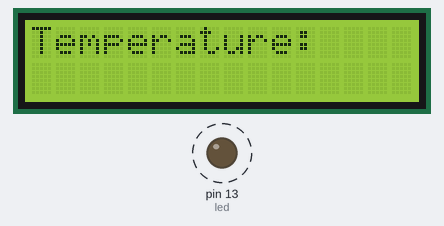
Simulated run of this sketch. Board: Arduino Uno, built with avr-gcc and run on an emulated ATmega328P. On the bench: 16×2 character LCD, output pins drawn as LEDs (lit = HIGH). Dashed ring = blinking.

Above: at 0.1 s.
Timing chart, 0 to 130.0 s (numbered marks = the images above):
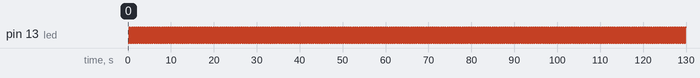

The sketch:

Joita_Mitra_Firmware_Task.ino
```cpp
/* Here in this sketch we will be interfacing Temperature Sensor LM35 and we need to blink onboard led
If the temperature falls below 30 degree C it blink rapidly or after every 250 ms
If the temperature rises above 30 degree C it blink slightly slower or after every 500 ms

millis(), micros(), delay() are not used*/


#include <LiquidCrystal.h>
#include<millisDelay.h>

#define temp A0
int led = 13;
bool ledOn = false;
float pre_temp = 0; //This variable tests if the temperature is changing or not

// initialize the library with the numbers of the interface pins
LiquidCrystal lcd(12, 11, 5, 4, 3, 2);


millisDelay ledDelay; //Defining Class with a name-tag "ledDelay" to produce repeated Delay


//Creating a Function for producing delay

void produce_delay(unsigned int delay_time){

  ledDelay.start(delay_time);
  //infinite loop

  while(1){

    if(ledDelay.justFinished()){

      ledDelay.repeat();
      ledOn = !ledOn;
      if(ledOn){
        digitalWrite(led,HIGH);
      }
      else{
        digitalWrite(led,LOW);
      }

    }
  }
}


void setup()
{
  // set up the LCD's number of columns and rows:
  lcd.begin(16, 2);
  pinMode(led, OUTPUT);
  pinMode(temp, INPUT);
  Serial.begin(9600);
  lcd.clear();
  lcd.print("Temperature: ");
}

void loop() {

  float temperature = 0;
  temperature = ((analogRead(temp) * (5.0/1023)) - .4995)*100; //where .4995V or approx .5V is the offset voltage

  if(pre_temp != temperature)
  {
    lcd.setCursor(0,1);
    lcd.print("                ");
  }

  if(temperature<30){
    produce_delay(250);
    //producing delay without delay(),millis(),micros()
  }

  else if(temperature>=30){
    produce_delay(500);
    //producing delay without delay(),millis(),micros()
  }

  lcd.setCursor(0,1);
  lcd.print(temperature);
  lcd.print(" C");
  pre_temp = temperature;

}
```

Measured:
- by itself, pin 13 (led): alternates HIGH for 0.25 s and LOW for 0.25 s
